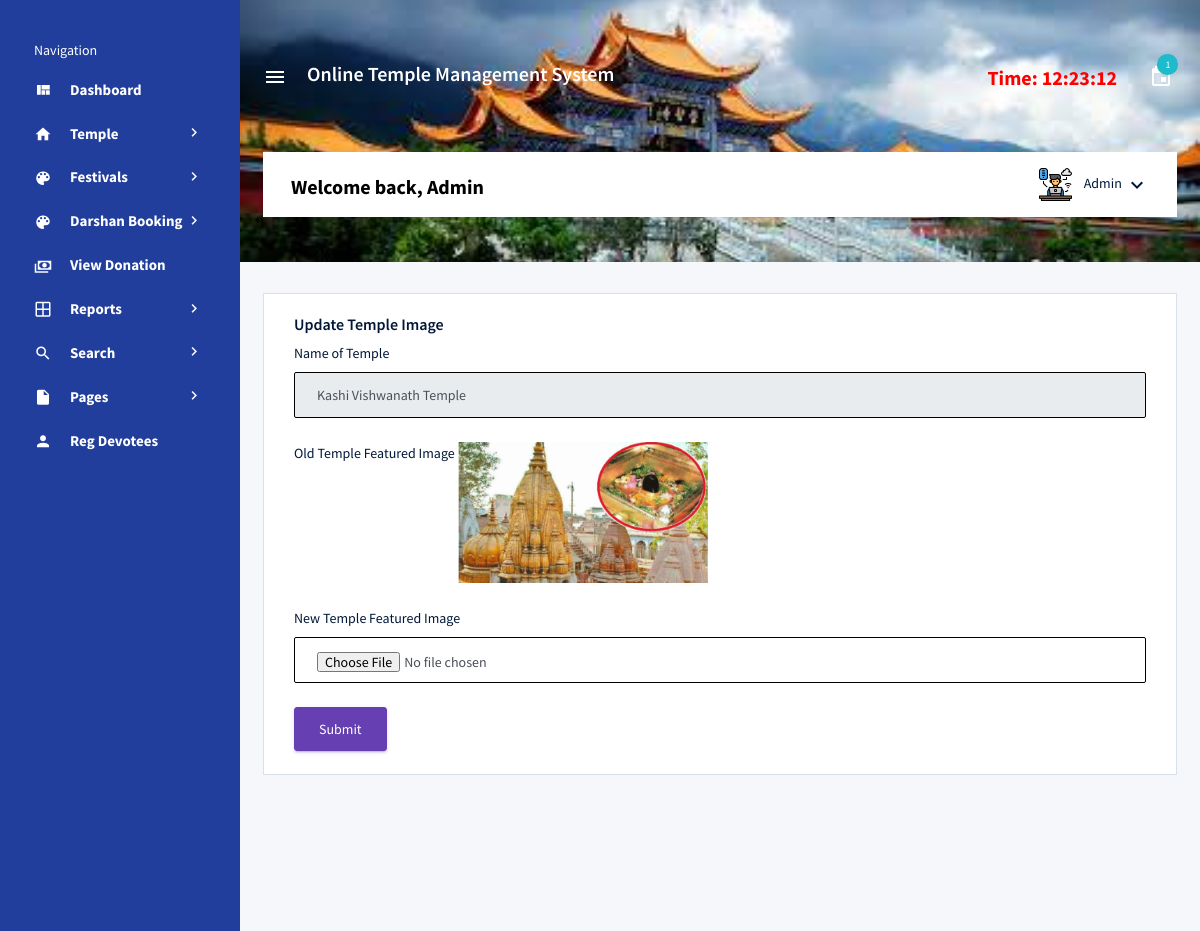
Page /otms/admin/change-image2.php?id=1 (signed in) on the committed database.
### tables this page shows
CREATE TABLE `tbltemple` (
  `ID` int(5) NOT NULL,
  `TempleName` varchar(250) DEFAULT NULL,
  `TempleLocation` varchar(250) DEFAULT NULL,
  `City` varchar(250) DEFAULT NULL,
  `State` varchar(250) DEFAULT NULL,
  `Country` varchar(250) DEFAULT NULL,
  `Description` mediumtext DEFAULT NULL,
  `TempleImage1` varchar(250) DEFAULT NULL,
  `TempleImage2` varchar(250) DEFAULT NULL,
  `TempleImage3` varchar(250) DEFAULT NULL,
  `CreationDate` timestamp NULL DEFAULT current_timestamp()
);

### otms/admin/change-image2.php (the view, shortened to what this page needs)
<?php session_start();
include_once('includes/config.php');
if (strlen($_SESSION['aid']==0)) {
  header('location:logout.php');
  } else{
?>
<!DOCTYPE html>
<html lang="en">
<head>
  <link rel="stylesheet" href="vendors/mdi/css/materialdesignicons.min.css">
  <link rel="stylesheet" href="vendors/css/vendor.bundle.base.css">
  <link rel="stylesheet" href="css/style.css">
</head>
<body>
  <div class="container-scroller d-flex">
    <?php include_once('includes/sidebar.php');?>
    <div class="container-fluid page-body-wrapper">
     <?php include_once('includes/header.php');?>
      <div class="main-panel">
        <div class="content-wrapper">
          <div class="row">
            <div class="col-md-12 grid-margin stretch-card">
              <div class="card">
                <div class="card-body">
                  <h4 class="card-title">Update Temple Image</h4>
                  <form class="forms-sample" method="post" enctype="multipart/form-data">
                    <?php
$id=intval($_GET['id']);
$query=mysqli_query($con,"select * from tbltemple where ID='$id'");
while($row=mysqli_fetch_array($query))
{
?>
                    <div class="form-group">
                      <label for="exampleInputUsername1">Name of Temple</label>
                      <input type="text" class="form-control" name="tname" id="tname" value="<?php echo  htmlentities($row['TempleName']);?>" readonly='true' />
                    </div>
                    <div class="form-group">
                      <label for="exampleInputConfirmPassword1">Old Temple Featured Image</label>
                      <img src="templeimages/<?php echo htmlentities($row['TempleImage2']);?>" width="250">
                    </div>
                     <div class="form-group">
                      <label for="exampleInputConfirmPassword1">New Temple Featured Image</label>
                      <input type="file" class="form-control" id="image2" name="image2" value="" required='true' />
                    </div>
                    <?php } ?>
                    <button type="submit" class="btn btn-primary mr-2" name="submit">Submit</button>
                  </form>
                </div>
              </div>
            </div>
          </div>
        </div>
      </div>
    </div>
  </div>
</body>
</html><?php } ?>

### otms/admin/includes/header.php (shortened to what this page needs)
<nav class="navbar col-lg-12 col-12 px-0 py-0 py-lg-4 d-flex flex-row">
        <div class="navbar-menu-wrapper d-flex align-items-center justify-content-end">
          <button class="navbar-toggler navbar-toggler align-self-center" type="button" data-toggle="minimize">
            <span class="mdi mdi-menu"></span>
          </button>
          <div class="navbar-brand-wrapper">
            <h4 style="color: white; padding-right: 20px;padding-left: 20px;">Online Temple Management System</h4>
          </div>
          <?php
$admid=$_SESSION['aid'];
$ret=mysqli_query($con,"select AdminName from tbladmin where ID='$admid'");
$row=mysqli_fetch_array($ret);
$name=$row['AdminName'];
?>
          <ul class="navbar-nav navbar-nav-right">
            <li class="nav-item">
              <h4 class="mb-0 font-weight-bold d-none d-xl-block" style="color: red;">Time: <?php
  echo $runningTime = date('h:i:s');
?></h4>
            </li>
            <li class="nav-item dropdown mr-1">
              <?php
$ret1=mysqli_query($con,"select tbluser.FirstName,tblbookdarshan.ID,tblbookdarshan.BookingNumber,BookingDate from tblbookdarshan join tbluser on tbluser.ID=tblbookdarshan.UserId where tblbookdarshan.Status is null || tblbookdarshan.Status=''");
$num=mysqli_num_rows($ret1);
?>
              <a class="nav-link count-indicator dropdown-toggle d-flex justify-content-center align-items-center" id="messageDropdown" href="#" data-toggle="dropdown">
                <i class="mdi mdi-calendar mx-0"></i>
                <span class="count bg-info"><?php echo $num;?></span>
              </a>
            </li>
          </ul>
        </div>
        <div class="navbar-menu-wrapper navbar-search-wrapper d-none d-lg-flex align-items-center">
        <ul class="navbar-nav mr-lg-2">
            <li class="nav-item nav-search d-none d-lg-block">
              <div class="input-group">
                         <h4 class="font-weight-bold mb-0 d-none d-md-block mt-1" style="color:#000">Welcome back, <?php echo $name; ?></h4>
              </div>
            </li>
          </ul>
          <ul class="navbar-nav navbar-nav-right">
            <li class="nav-item nav-profile dropdown">
              <a class="nav-link dropdown-toggle" href="#" data-toggle="dropdown" id="profileDropdown">
                <img src="images/administrator.png" alt="profile"/>
                <span class="nav-profile-name"><?php echo $name; ?></span>
              </a>
            </li>
          </ul>
        </div>
      </nav>

### rows in the picture
tbltemple: tname "Kashi Vishwanath Temple", TempleImage2 (picture)

### other values in the picture
$num "1"
$name "Admin"
